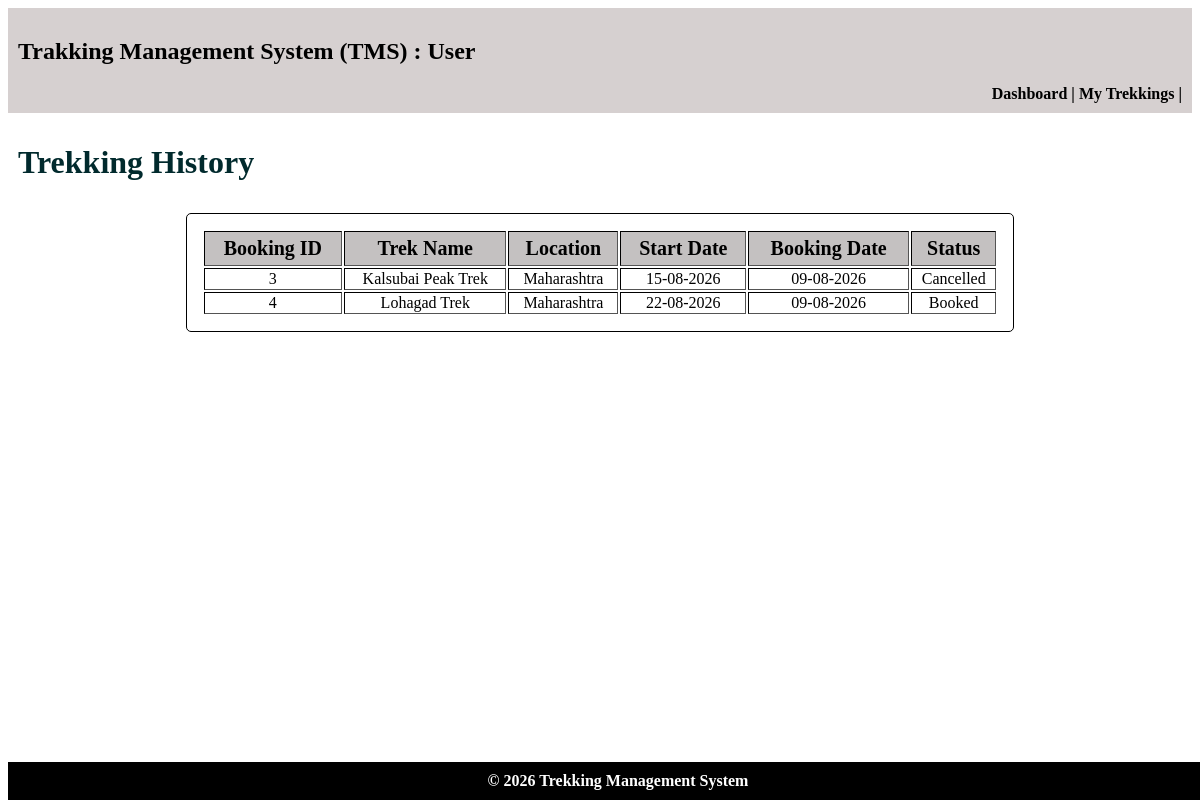
/user/history/13 (signed in), run on the app's committed database.
### models.py (models this page shows)
class Bookings(db.Model):
    __tablename__ = "bookings"
    booking_id = db.Column(db.Integer,primary_key=True)
    trekker_id = db.Column(db.Integer,db.ForeignKey("trekker_profiles.trekker_id"),nullable=False)
    trek_id = db.Column(db.Integer,db.ForeignKey("treks.trek_id"),nullable=False)
    booking_status = db.Column(db.Integer,nullable=False,default=0)     # 0 = Booked, 1 = Cancelled  2 = Completed
    booking_date = db.Column(db.Date,nullable=False)
    __table_args__ = (
        db.UniqueConstraint(
            "trekker_id",
            "trek_id",
            name="unique_trekker_trek"
        ),
    )

class Treks(db.Model):
    __tablename__ = "treks"
    trek_id = db.Column(db.Integer,primary_key=True)
    trek_name = db.Column(db.String, nullable=False)
    location = db.Column(db.String, nullable=False)
    duration_days = db.Column(db.Integer,nullable=False)
    total_slots = db.Column(db.Integer,nullable=False)
    avail_slots = db.Column(db.Integer,nullable=False)
    staff_id = db.Column(db.Integer,db.ForeignKey("staff_profiles.staff_id"),nullable=True)
    difficulty = db.Column(db.Integer,nullable=False, default=0)    # 0 = Easy, 1 = Moderate, 2 = Hard
    trek_status = db.Column(db.Integer,nullable=False,default=0)    # 0 = Pending, 1 = Approved, 2 = Open, 3 = Closed, 4 = Completed
    start_date = db.Column(db.Date,nullable=False)
    end_date = db.Column(db.Date, nullable=False)
    description = db.Column(db.String,nullable=False)
    bookings = db.relationship(
        "Bookings",
        cascade="all, delete",
        backref="treks"
    )

### controller.py (the view)
@app.route("/user/history/<int:user_id>")
def user_history(user_id):
    user = db.session.query(Users).filter(Users.id == user_id).first()
    if not user:
        return "User not found."
    trek_history = db.session.query(Bookings).filter(Bookings.trekker_id == user_id
    ).order_by(Bookings.booking_date.desc()).all()
    return render_template(
        "user_history.html",user=user,user_id=user_id,trek_history=trek_history)

### templates/user_history.html (shortened to what this page needs)
<!DOCTYPE html>
<html lang="en">
<head>
    <link rel="stylesheet" href="/static/main.css">
</head>
<body>
    <header>
        <h2>Trakking Management System (TMS) : User</h2>
        <nav>
            <a href="{{ url_for('user_dashboard', user_id=user_id) }}"> Dashboard </a>|
            <a href="{{ url_for('user_history', user_id=user_id) }}"> My Trekkings </a>|
        </nav>
    </header>
    <main>
        <h1>Trekking History</h1>
        <table class="normal" border="1">
            <tr><th>Booking ID</th> <th>Trek Name</th> <th>Location</th> <th>Start Date</th> <th>Booking Date</th> <th>Status</th></tr>
            {% for booking in trek_history %}
            <tr><td>{{ booking.booking_id }}</td>
                <td>{{ booking.treks.trek_name }}</td>
                <td>{{ booking.treks.location }}</td>
                <td>{{ booking.treks.start_date.strftime('%d-%m-%Y') }}</td>
                <td>{{ booking.booking_date.strftime('%d-%m-%Y') }}</td>
                <td>
                {% if booking.booking_status == 0 %}
                    Booked
                {% elif booking.booking_status == 1 %}
                    Cancelled
                {% elif booking.booking_status == 2 %}
                    Completed
                {% endif %}
                </td>
            </tr>
                    {% else %}
        <tr><td colspan="6">You have not registered for any treks yet.</td></tr>
        {% endfor %}
        </table>
    </main>
    <footer>© 2026 Trekking Management System</footer>
</body>
</html>

### static/main.css (style rules this page uses)
body { padding-bottom: 50px; }
footer { background:black; color:white; text-align:center; font-weight:bold; padding:10px; bottom: 0; position: fixed; width: 100%; }
header { background:rgb(214, 208, 208); text-align: justify; padding:10px; }
table th { background: rgb(196, 193, 193); font-size: 20px; padding: 5px; }
.normal { text-align: center; padding: 15px; margin:auto; width:70%; border: 1px solid black; border-radius: 5px; }
nav { text-align: right; font-weight: bold; }
nav a { color: black; text-decoration: none; }
h1 { padding: 10px; color: rgb(1, 42, 45); }

### data on the page
Bookings: booking_id "3", treks.trek_name "Kalsubai Peak Trek", treks.location "Maharashtra", treks.start_date "15-08-2026", booking_date "09-08-2026", booking_status "Cancelled"
Bookings: booking_id "4", treks.trek_name "Lohagad Trek", treks.location "Maharashtra", treks.start_date "22-08-2026", booking_date "09-08-2026", booking_status "Booked"
